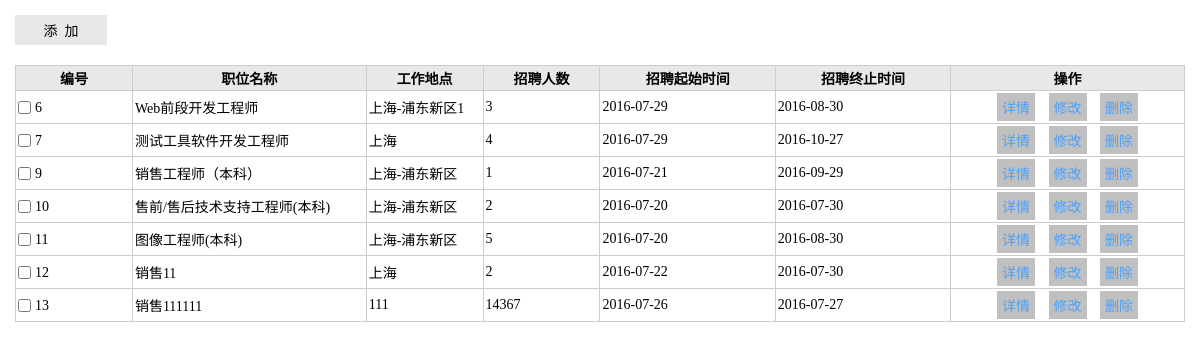
The page /admin/listEmp.php (signed in) on the database its author committed.
### tables this page shows
CREATE TABLE `employee` (
  `id` int(11) NOT NULL AUTO_INCREMENT,
  `position` varchar(50) NOT NULL DEFAULT '' COMMENT '职位名称',
  `location` varchar(50) NOT NULL DEFAULT '' COMMENT '工作地点',
  `num` int(10) NOT NULL DEFAULT '0' COMMENT '招聘人数',
  `duty` text COMMENT '岗位职责',
  `requirement` text COMMENT '任职要求',
  `startDate` int(10) unsigned NOT NULL COMMENT '招聘起始时间',
  `endDate` int(10) unsigned NOT NULL COMMENT '招聘终止时间',
  `remark` text COMMENT '备注信息',
  PRIMARY KEY (`id`),
  UNIQUE KEY `position` (`position`)
);

### lib/mysql.func.php (called while the page is built, shortened)
<?php
function fetchAll($sql,$result_type=MYSQL_ASSOC){
	$result=mysql_query($sql);
	while(@$row=mysql_fetch_array($result,$result_type)){
		$rows[]=$row;
	}
	return $rows;
}
function getResultNum($sql){
	$result=mysql_query($sql);
	return mysql_num_rows($result);
}

### admin/listEmp.php (the view, shortened to what this page needs)
<?php
$sql = "select id,position,location,num,duty,requirement,startDate,endDate from employee";
$totalRows=getResultNum($sql);
$pageSize=10;
$totalPage=ceil($totalRows/$pageSize);
$page = $_REQUEST['page']?(int)$_REQUEST['page']:1;
if($page>=$totalPage)$page=$totalPage;
$offset=($page-1)*$pageSize;
$sql = "select id,position,location,num,duty,requirement,startDate,endDate from employee limit {$offset},{$pageSize}";
$rows=fetchAll($sql);
?>
<!doctype html>
<html>
<head>
<link rel="stylesheet" href="styles/backstage.css">
<link rel="stylesheet" href="scripts/jquery-ui/css/ui-lightness/jquery-ui-1.10.4.custom.css" />
</head>
<body>
	<div class="details">
		<div class="details_operation clearfix">
			<div class="bui_select">
				<input type="button" value="添&nbsp;&nbsp;加" class="add"
					onclick="addEmp()">
			</div>
		</div>
		<table class="table" cellspacing="0" cellpadding="0">
			<thead>
				<tr>
	             <th width="10%">编号</th>
	             <th width="20%">职位名称</th>
	             <th width="10%">工作地点</th>
	             <th width="10%">招聘人数</th>
	             <th width="15%">招聘起始时间</th>
	             <th width="15%">招聘终止时间</th>
	             <th>操作</th>
	          	</tr>
			</thead>
			<tbody>
                <?php foreach($rows as $row):?>
                <tr>
					<td><input type="checkbox" id="c1" class="check" value=<?php echo $row['id'];?>><label for="c1" class="label"><?php echo $row['id'];?></label></td>
					<td><?php echo $row['position']; ?></td>
					<td><?php echo $row['location']; ?></td>
					<td><?php echo $row['num'];?></td>
					<td><?php echo date("Y-m-d",$row['startDate']);?></td>
					<td><?php echo date("Y-m-d",$row['endDate']);?></td>
					<td align="center">
						<input type="button" value="详情" class="btn" onclick="showDetail(<?php echo $row['id'];?>,'<?php echo $row['position'];?>')">
						<input type="button" value="修改" class="btn" onclick="editEmp(<?php echo $row['id'];?>)">
						<input type="button" value="删除" class="btn" onclick="delEmp(<?php echo $row['id'];?>)">
					</td>
				</tr>
                <?php endforeach;?>
         	</tbody>
		</table>
	</div>
</body>
</html>

### admin/styles/backstage.css (style rules this page uses)
* { margin: 0;padding: 0; }
input,select,textarea { outline: none;border: none; background: none; }
.clearfix:after, .clearfix:before { content: ""; display: table; }
.clearfix:after { clear: both; }
.clearfix { zoom:1; }
.details_operation { margin-bottom: 20px; }
.details { padding: 15px; font-family: "微软雅黑"; }
.bui_select { height: 30px; float: left; }
.add { width: 92px; height: 30px; font-family: "微软雅黑"; font-size: 14px; background-color: #E8E8E8; }
.table { border-collapse: collapse; width: 100%; font-size: 14px; }
.table th { background-color: #E8E8E8; }
.table th, .table td { border: solid 1px #ccc; padding: 2px; }
.label,.check { vertical-align: middle; }
.check { margin-right: 4px; }
.btn { padding: 4px 5px; margin:0 5px;background-color: #c0c0c0;font-family: "微软雅黑"; font-size: 14px; color:#4ba0fa }

### rows shown on the page
employee: id "6", position "Web前段开发工程师", location "上海-浦东新区1", num "3", startDate "2016-07-29", endDate "2016-08-30"
employee: id "7", position "测试工具软件开发工程师", location "上海", num "4", startDate "2016-07-29", endDate "2016-10-27"
employee: id "9", position "销售工程师（本科）", location "上海-浦东新区", num "1", startDate "2016-07-21", endDate "2016-09-29"
employee: id "10", position "售前/售后技术支持工程师(本科)", location "上海-浦东新区", num "2", startDate "2016-07-20", endDate "2016-07-30"
employee: id "11", position "图像工程师(本科)", location "上海-浦东新区", num "5", startDate "2016-07-20", endDate "2016-08-30"
employee: id "12", position "销售11", location "上海", num "2", startDate "2016-07-22", endDate "2016-07-30"
employee: id "13", position "销售111111", location "111", num "14367", startDate "2016-07-26", endDate "2016-07-27"
